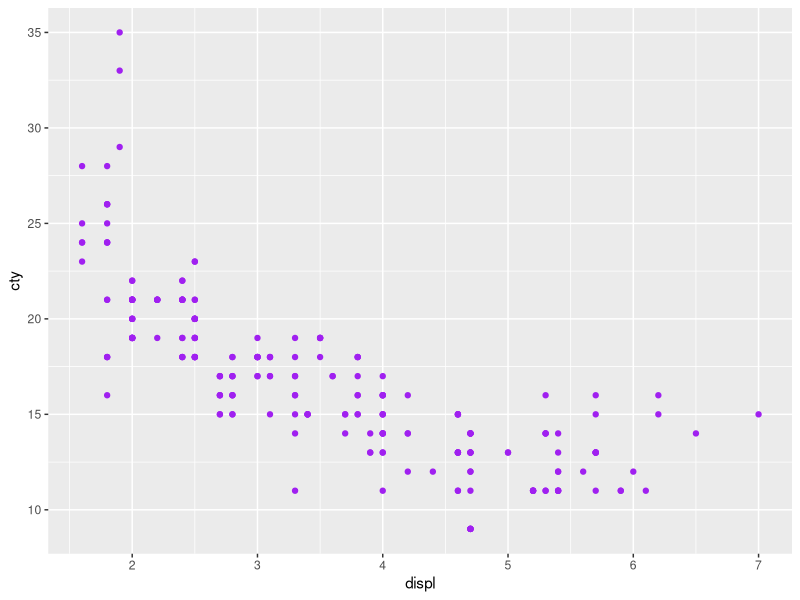

The R script that drew this image:
# 加载ggplot2绘图包
library("ggplot2")
# 设置工作路径
setwd("D:\\softwares\\applied statistics\\rcodelearning\\chap18\\sourcecode")
# 指定数据，和横纵轴变量，以及几何对象
p <- ggplot(mpg, aes(displ, cty)) +
    geom_point(colour = "purple")
# 保存文件
ggsave("../codeimage/code3.pdf")
# 保存工作空间
save.image("R3.RData")
